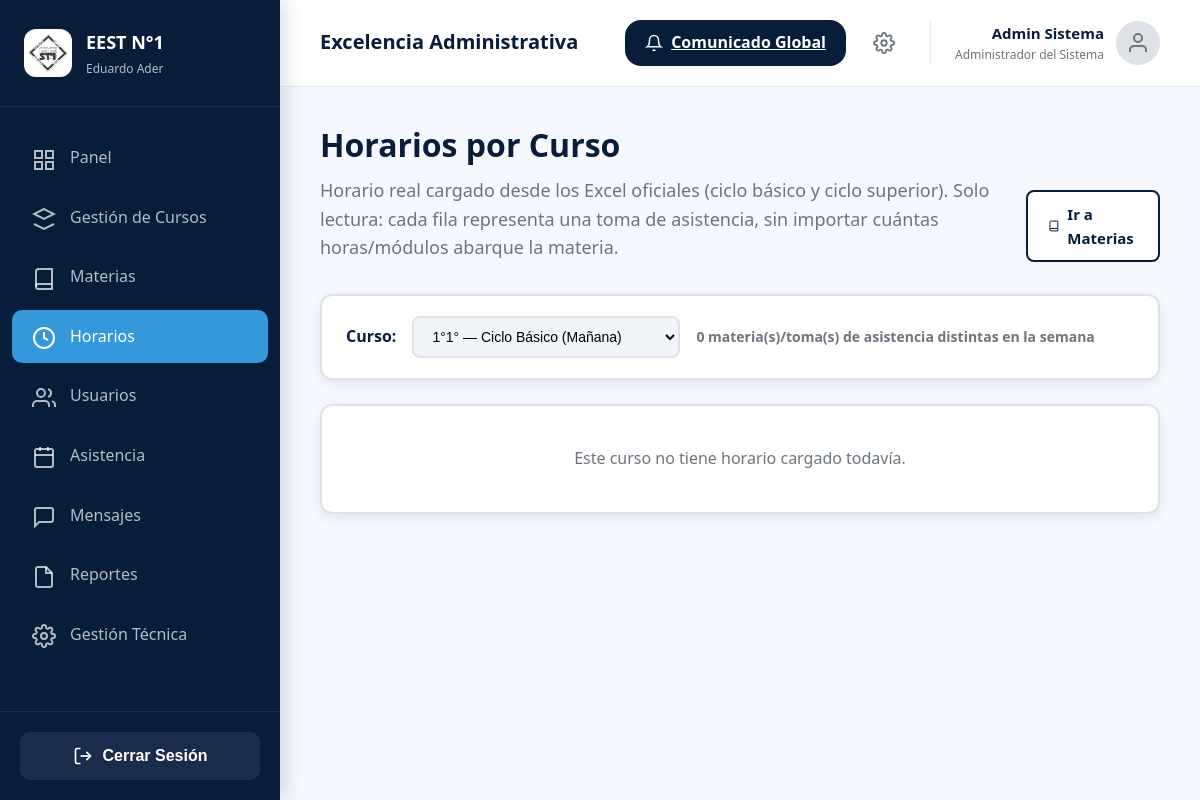
The app's page /index.php?page=admin/horarios (signed in), older data.
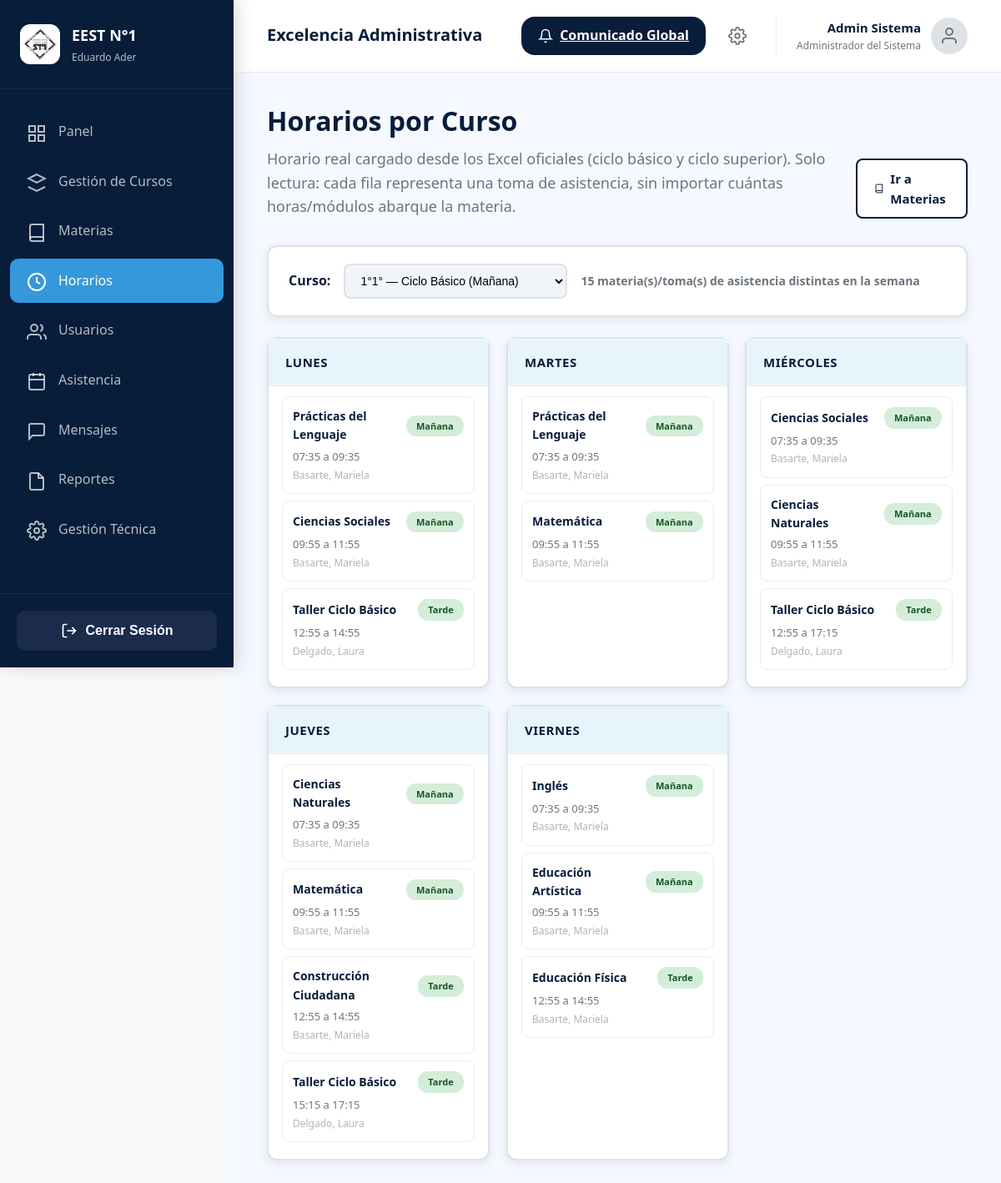
The same page, newer data.
### tables this page shows
CREATE TABLE `cursos` (
  `id` int(10) UNSIGNED NOT NULL,
  `institucion_id` int(10) UNSIGNED NOT NULL DEFAULT 1,
  `anio` tinyint(3) UNSIGNED NOT NULL COMMENT '1 al 7',
  `division` tinyint(3) UNSIGNED NOT NULL COMMENT '1ra=1, 2da=2, etc.',
  `turno` enum('mañana','tarde','vespertino') NOT NULL DEFAULT 'mañana',
  `especialidad_id` int(10) UNSIGNED NOT NULL,
  `aula` varchar(50) DEFAULT NULL,
  `ciclo_lectivo` year(4) NOT NULL,
  `estado` enum('activo','inactivo','archivado') NOT NULL DEFAULT 'activo',
  `created_at` timestamp NOT NULL DEFAULT current_timestamp(),
  `updated_at` timestamp NOT NULL DEFAULT current_timestamp() ON UPDATE current_timestamp()
);

CREATE TABLE `asignaciones_materias` (
  `id` int(10) UNSIGNED NOT NULL,
  `curso_id` int(10) UNSIGNED NOT NULL,
  `materia_id` int(10) UNSIGNED NOT NULL,
  `preceptor_id` int(10) UNSIGNED NOT NULL,
  `modulo_horario` varchar(50) NOT NULL COMMENT 'Ej: 1ra Hora, 2da Hora',
  `hora_inicio` time NOT NULL,
  `hora_fin` time NOT NULL,
  `dia_semana` tinyint(3) UNSIGNED NOT NULL COMMENT '1=Lunes, 2=Martes, ..., 7=Domingo',
  `ciclo_lectivo` year(4) NOT NULL,
  `activo` tinyint(1) NOT NULL DEFAULT 1,
  `created_at` timestamp NOT NULL DEFAULT current_timestamp(),
  `updated_at` timestamp NOT NULL DEFAULT current_timestamp() ON UPDATE current_timestamp()
);

CREATE TABLE `materias` (
  `id` int(10) UNSIGNED NOT NULL,
  `institucion_id` int(10) UNSIGNED NOT NULL DEFAULT 1,
  `nombre` varchar(150) NOT NULL COMMENT 'Matemática, Programación, etc.',
  `codigo` varchar(20) DEFAULT NULL,
  `especialidad_id` int(10) UNSIGNED DEFAULT NULL COMMENT 'NULL = para todas las especialidades',
  `anio_correspondiente` tinyint(3) UNSIGNED DEFAULT NULL COMMENT '1-7, NULL = para varios años',
  `activo` tinyint(1) NOT NULL DEFAULT 1,
  `created_at` timestamp NOT NULL DEFAULT current_timestamp(),
  `updated_at` timestamp NOT NULL DEFAULT current_timestamp() ON UPDATE current_timestamp()
);

CREATE TABLE `usuarios` (
  `id` int(10) UNSIGNED NOT NULL,
  `institucion_id` int(10) UNSIGNED NOT NULL DEFAULT 1,
  `nombre` varchar(100) NOT NULL,
  `apellido` varchar(100) NOT NULL,
  `dni` varchar(15) DEFAULT NULL COMMENT 'Solo para adultos: NULL para alumnos',
  `email` varchar(150) NOT NULL,
  `password_hash` varchar(255) NOT NULL,
  `rol` enum('admin','directivo','preceptor','alumno','padre_tutor') NOT NULL,
  `estado` enum('activo','inactivo','pendiente','rechazado') NOT NULL DEFAULT 'pendiente',
  `foto_perfil` varchar(255) DEFAULT NULL,
  `telefono` varchar(30) DEFAULT NULL,
  `fecha_nacimiento` date DEFAULT NULL,
  `domicilio` varchar(255) DEFAULT NULL,
  `primer_acceso` tinyint(1) NOT NULL DEFAULT 1 COMMENT '1=debe cambiar contraseña',
  `token_recuperacion` varchar(255) DEFAULT NULL,
  `token_expiracion` datetime DEFAULT NULL,
  `ultimo_acceso` datetime DEFAULT NULL,
  `created_at` timestamp NOT NULL DEFAULT current_timestamp(),
  `updated_at` timestamp NOT NULL DEFAULT current_timestamp() ON UPDATE current_timestamp()
);

### includes/helpers.php (called while the page is built, shortened)
<?php
function url(string $path = ''): string {
    return BASE_URL . ltrim($path, '/');
}
function e(string $string): string {
    return htmlspecialchars($string, ENT_QUOTES, 'UTF-8');
}
function input(string $key, $default = null): mixed {
    return $_POST[$key] ?? $_GET[$key] ?? $default;
}

### includes/auth.php (called while the page is built, shortened)
<?php
function is_logged_in(): bool {
    return !empty($_SESSION['usuario_id']) && isset($_SESSION['rol']);
}
function has_role(string $role): bool {
    return isset($_SESSION['rol']) && $_SESSION['rol'] === $role;
}

### models/Curso.php (called while the page is built, shortened)
<?php
class Curso {
    public static function getAll($filters = []) {
        $db = Database::getConnection();
        $sql = "SELECT c.*, e.nombre AS especialidad_nombre
                FROM cursos c
                JOIN especialidades e ON c.especialidad_id = e.id
                WHERE 1=1";
        $params = [];
        if (!empty($filters['estado'])) {
            $sql .= " AND c.estado = ?";
            $params[] = $filters['estado'];
        }
        $sql .= " ORDER BY c.anio ASC, c.division ASC, c.turno ASC";
        $stmt = $db->prepare($sql);
        $stmt->execute($params);
        return $stmt->fetchAll(PDO::FETCH_ASSOC);
    }
}

### controllers/AdminMateriasController.php (called while the page is built, shortened)
<?php
require_once __DIR__ . '/../models/Materia.php';
require_once __DIR__ . '/../models/Curso.php';
require_once __DIR__ . '/../includes/auth.php';
require_once __DIR__ . '/../includes/helpers.php';
class AdminMateriasController {
    public static function horarios() {
        $cursos = Curso::getAll(['estado' => 'activo']);
        $cursoId = input('curso_id', '');
        $cursoId = $cursoId !== '' ? (int) $cursoId : (int) ($cursos[0]['id'] ?? 0);
        $cursoActual = null;
        foreach ($cursos as $c) {
            if ((int) $c['id'] === $cursoId) { $cursoActual = $c; break; }
        }
        $dias = [1 => 'Lunes', 2 => 'Martes', 3 => 'Miércoles', 4 => 'Jueves', 5 => 'Viernes'];
        $porDia = [1 => [], 2 => [], 3 => [], 4 => [], 5 => []];
        $asignaciones = $cursoId ? Materia::getAsignaciones($cursoId) : [];
        foreach ($asignaciones as $a) {
            $porDia[(int) $a['dia_semana']][] = $a;
        }
        return [
            'cursos' => $cursos,
            'curso_id' => $cursoId,
            'curso_actual' => $cursoActual,
            'dias' => $dias,
            'por_dia' => $porDia,
            'total' => count($asignaciones),
        ];
    }
}

### models/Materia.php (called while the page is built, shortened)
<?php
class Materia {
    public static function getAsignaciones($cursoId) {
        $db = Database::getConnection();
        $stmt = $db->prepare("SELECT am.*, m.nombre AS materia_nombre,
                                      u.nombre AS preceptor_nombre, u.apellido AS preceptor_apellido
                               FROM asignaciones_materias am
                               JOIN materias m ON m.id = am.materia_id
                               LEFT JOIN usuarios u ON u.id = am.preceptor_id
                               WHERE am.curso_id = ? AND am.activo = 1
                               ORDER BY am.dia_semana ASC, am.hora_inicio ASC");
        $stmt->execute([$cursoId]);
        return $stmt->fetchAll(PDO::FETCH_ASSOC);
    }
}

### views/admin/horarios.php (the view, shortened to what the changed rows need)
<?php
require_once __DIR__ . '/../../models/Materia.php';
require_once __DIR__ . '/../../models/Curso.php';
require_once __DIR__ . '/../../controllers/AdminMateriasController.php';
$db = Database::getConnection();
$usuario_id = $_SESSION['usuario_id'];
$stmt = $db->prepare("SELECT * FROM usuarios WHERE id = ? LIMIT 1");
$stmt->execute([$usuario_id]);
$admin_user = $stmt->fetch(PDO::FETCH_ASSOC);
$data = AdminMateriasController::horarios();
$cursos = $data['cursos'];
$curso_id = $data['curso_id'];
$curso_actual = $data['curso_actual'];
$dias = $data['dias'];
$por_dia = $data['por_dia'];
$total = $data['total'];
?>
<div class="dashboard-wrapper">
    <?php require __DIR__ . '/../layouts/sidebar.php'; ?>
    <main class="main-content">
        <header class="dashboard-header">
            <div class="dashboard-header-left">
                <h1>Excelencia Administrativa</h1>
            </div>
            <div class="dashboard-header-right">
                <div class="header-actions">
                    <a href="index.php?page=admin/comunicados" class="header-btn">
                        <svg xmlns="http://www.w3.org/2000/svg" width="18" height="18" viewBox="0 0 24 24" fill="none" stroke="currentColor" stroke-width="2">
                            <path d="M18 8A6 6 0 0 0 6 8c0 7-3 9-3 9h18s-3-2-3-9"/>
                            <path d="M13.73 21a2 2 0 0 1-3.46 0"/>
                        </svg>
                        Comunicado Global
                    </a>
                    <a href="index.php?page=admin/configuracion" class="header-icon-btn">
                    </a>
                </div>
                <a href="index.php?page=admin/perfil" class="header-user">
                    <div class="header-user-info">
                        <div class="name"><?= e($admin_user['nombre'] . ' ' . $admin_user['apellido']) ?></div>
                        <div class="role">Administrador del Sistema</div>
                    </div>
                    <div class="header-avatar">
                        <svg xmlns="http://www.w3.org/2000/svg" viewBox="0 0 24 24" fill="none" stroke="currentColor" stroke-width="2">
                            <path d="M20 21v-2a4 4 0 0 0-4-4H8a4 4 0 0 0-4 4v2"/>
                            <circle cx="12" cy="7" r="4"/>
                        </svg>
                    </div>
                </a>
            </div>
        </header>
        <div class="dashboard-body">
            <div class="page-header">
                <div class="page-title">
                    <h1>Horarios por Curso</h1>
                    <p>Horario real cargado desde los Excel oficiales (ciclo básico y ciclo superior). Solo lectura: cada fila representa una toma de asistencia, sin importar cuántas horas/módulos abarque la materia.</p>
                </div>
                <a href="index.php?page=admin/materias" class="btn-outline">
                    <svg xmlns="http://www.w3.org/2000/svg" width="16" height="16" viewBox="0 0 24 24" fill="none" stroke="currentColor" stroke-width="2">
                        <path d="M4 19.5A2.5 2.5 0 0 1 6.5 17H20"/><path d="M6.5 2H20v20H6.5A2.5 2.5 0 0 1 4 19.5v-15A2.5 2.5 0 0 1 6.5 2z"/>
                    </svg>
                    Ir a Materias
                </a>
            </div>
            <div class="data-table-container" style="margin-bottom: 24px;">
                <form method="GET" action="index.php" style="display: flex; align-items: center; gap: 16px; padding: 20px 24px; flex-wrap: wrap;">
                    <label style="font-weight: 700; color: #071D3A;">Curso:</label>
                    <select name="curso_id" class="filter-input" style="min-width: 220px;" onchange="this.form.submit()">
                        <?php foreach ($cursos as $c): ?>
                            <option value="<?= e($c['id']) ?>" <?= (int) $curso_id === (int) $c['id'] ? 'selected' : '' ?>>
                                <?= e($c['anio']) ?>°<?= e($c['division']) ?>° — <?= e($c['especialidad_nombre']) ?> (<?= e(ucfirst($c['turno'])) ?>)
                            </option>
                        <?php endforeach; ?>
                    </select>
                    <span style="color: #6C757D; font-size: 14px; font-weight: 600;">
                        <?= e($total) ?> materia(s)/toma(s) de asistencia distintas en la semana
                    </span>
                </form>
            </div>
            <?php if (!$curso_actual): ?>
                <div class="data-table-container" style="padding: 40px 24px; text-align: center; color: #6C757D;">
                    No hay cursos activos para mostrar.
                </div>
            <?php elseif ($total === 0): ?>
                <div class="data-table-container" style="padding: 40px 24px; text-align: center; color: #6C757D;">
                    Este curso no tiene horario cargado todavía.
                </div>
            <?php else: ?>
                <div style="display: grid; grid-template-columns: repeat(auto-fit, minmax(260px, 1fr)); gap: 20px;">
                    <?php foreach ($dias as $diaNum => $diaNombre): ?>
                        <div class="data-table-container" style="padding: 0;">
                            <div style="padding: 16px 20px; border-bottom: 1px solid #E9ECEF; background: #E8F4FC;">
                                <h3 style="margin: 0; color: #071D3A; font-size: 15px; font-weight: 800; text-transform: uppercase; letter-spacing: 0.5px;"><?= e($diaNombre) ?></h3>
                            </div>
                            <div style="padding: 12px 16px;">
                                <?php if (empty($por_dia[$diaNum])): ?>
                                    <div style="padding: 16px 4px; color: #ADB5BD; font-size: 14px;">Sin materias asignadas.</div>
                                <?php else: foreach ($por_dia[$diaNum] as $a): ?>
                                    <div style="padding: 12px; margin-bottom: 8px; border: 1px solid #E9ECEF; border-radius: 8px;">
                                        <div style="display: flex; justify-content: space-between; align-items: center; gap: 8px;">
                                            <span style="font-weight: 700; color: #071D3A; font-size: 14px;"><?= e($a['materia_nombre']) ?></span>
                                            <span class="status-badge active" style="font-size: 11px;"><?= e($a['modulo_horario']) ?></span>
                                        </div>
                                        <div style="font-size: 13px; color: #6C757D; margin-top: 4px;">
                                            <?= e(substr($a['hora_inicio'], 0, 5)) ?> a <?= e(substr($a['hora_fin'], 0, 5)) ?>
                                        </div>
                                        <?php if ($a['preceptor_apellido']): ?>
                                            <div style="font-size: 12px; color: #ADB5BD; margin-top: 2px;">
                                                <?= e($a['preceptor_apellido']) ?>, <?= e($a['preceptor_nombre']) ?>
                                            </div>
                                        <?php endif; ?>
                                    </div>
                                <?php endforeach; endif; ?>
                            </div>
                        </div>
                    <?php endforeach; ?>
                </div>
            <?php endif; ?>
        </div>
    </main>
</div>

### views/layouts/sidebar.php (shortened to what the changed rows need)
<div class="sidebar">
    <div class="sidebar-header">
        <div class="sidebar-header-top">
            <div class="sidebar-logo">
                 <img id="nav-dashboard" class="c" src="../public/assets/img/logo.webp" alt="">
            </div>
            <div class="sidebar-title">
                <h3>EEST N°1</h3>
                <p>Eduardo Ader</p>
            </div>
        </div>
    </div>
    <nav class="sidebar-nav">
        <?php
        $current_page = $GLOBALS['page'] ?? '';
        $nav_items = [];
        foreach ($nav_items as $page => $item):
            $is_active = $current_page === $page;
        ?>
            <a href="<?= url('index.php?page=' . $page) ?>" class="<?= $is_active ? 'active' : '' ?>">
                <span class="nav-icon"><?= $item['icon'] ?></span>
                <span><?= $item['label'] ?></span>
            </a>
        <?php endforeach; ?>
    </nav>
    <div class="sidebar-footer">
        <form method="POST" action="<?= url('index.php') ?>" class="logout-form">
            <button type="submit" class="logout-btn">
                <svg xmlns="http://www.w3.org/2000/svg" width="20" height="20" viewBox="0 0 24 24" fill="none" stroke="currentColor" stroke-width="2">
                    <path d="M9 21H5a2 2 0 0 1-2-2V5a2 2 0 0 1 2-2h4"/>
                    <polyline points="16 17 21 12 16 7"/>
                    <line x1="21" y1="12" x2="9" y2="12"/>
                </svg>
                Cerrar Sesión
            </button>
        </form>
    </div>
</div>

Row changes from the older to the newer data that the page shows:
no longer on this page (row unchanged): cursos: id "0"
added asignaciones_materias: materia.nombre "Prácticas del Lenguaje", modulo_horario "Mañana", hora_inicio "07:35", hora_fin "09:35", preceptor.apellido "Basarte", preceptor.nombre "Mariela", shown under "LUNES"
added asignaciones_materias: materia.nombre "Ciencias Sociales", modulo_horario "Mañana", hora_inicio "09:55", hora_fin "11:55", preceptor.apellido "Basarte", preceptor.nombre "Mariela", shown under "LUNES"
added asignaciones_materias: materia.nombre "Taller Ciclo Básico", modulo_horario "Tarde", hora_inicio "12:55", hora_fin "14:55", preceptor.apellido "Delgado", preceptor.nombre "Laura", shown under "LUNES"
added asignaciones_materias: materia.nombre "Prácticas del Lenguaje", modulo_horario "Mañana", hora_inicio "07:35", hora_fin "09:35", preceptor.apellido "Basarte", preceptor.nombre "Mariela", shown under "MARTES"
added asignaciones_materias: materia.nombre "Matemática", modulo_horario "Mañana", hora_inicio "09:55", hora_fin "11:55", preceptor.apellido "Basarte", preceptor.nombre "Mariela", shown under "MARTES"
added asignaciones_materias: materia.nombre "Ciencias Sociales", modulo_horario "Mañana", hora_inicio "07:35", hora_fin "09:35", preceptor.apellido "Basarte", preceptor.nombre "Mariela", shown under "MIÉRCOLES"
added asignaciones_materias: materia.nombre "Ciencias Naturales", modulo_horario "Mañana", hora_inicio "09:55", hora_fin "11:55", preceptor.apellido "Basarte", preceptor.nombre "Mariela", shown under "MIÉRCOLES"
added asignaciones_materias: materia.nombre "Taller Ciclo Básico", modulo_horario "Tarde", hora_inicio "12:55", hora_fin "17:15", preceptor.apellido "Delgado", preceptor.nombre "Laura", shown under "MIÉRCOLES"
added asignaciones_materias: materia.nombre "Ciencias Naturales", modulo_horario "Mañana", hora_inicio "07:35", hora_fin "09:35", preceptor.apellido "Basarte", preceptor.nombre "Mariela", shown under "JUEVES"
added asignaciones_materias: materia.nombre "Matemática", modulo_horario "Mañana", hora_inicio "09:55", hora_fin "11:55", preceptor.apellido "Basarte", preceptor.nombre "Mariela", shown under "JUEVES"
added asignaciones_materias: materia.nombre "Construcción Ciudadana", modulo_horario "Tarde", hora_inicio "12:55", hora_fin "14:55", preceptor.apellido "Basarte", preceptor.nombre "Mariela", shown under "JUEVES"
added asignaciones_materias: materia.nombre "Taller Ciclo Básico", modulo_horario "Tarde", hora_inicio "15:15", hora_fin "17:15", preceptor.apellido "Delgado", preceptor.nombre "Laura", shown under "JUEVES"
added asignaciones_materias: materia.nombre "Inglés", modulo_horario "Mañana", hora_inicio "07:35", hora_fin "09:35", preceptor.apellido "Basarte", preceptor.nombre "Mariela", shown under "VIERNES"
added asignaciones_materias: materia.nombre "Educación Artística", modulo_horario "Mañana", hora_inicio "09:55", hora_fin "11:55", preceptor.apellido "Basarte", preceptor.nombre "Mariela", shown under "VIERNES"
added asignaciones_materias: materia.nombre "Educación Física", modulo_horario "Tarde", hora_inicio "12:55", hora_fin "14:55", preceptor.apellido "Basarte", preceptor.nombre "Mariela", shown under "VIERNES"
Text that changed along with them:
$total: (not shown) → "15"
new list line: "LUNES"
new list line: "MARTES"
new list line: "MIÉRCOLES"
new list line: "JUEVES"
new list line: "VIERNES"
text no longer shown: "Este curso no tiene horario cargado todavía."
